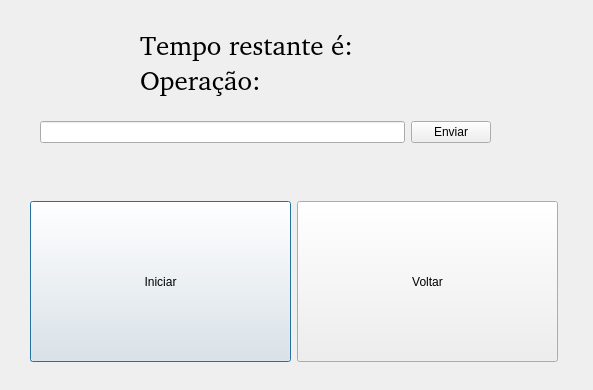
<?xml version="1.0" encoding="UTF-8"?>
<ui version="4.0">
 <class>Jogo</class>
 <widget class="QDialog" name="Jogo">
  <property name="geometry">
   <rect>
    <x>0</x>
    <y>0</y>
    <width>593</width>
    <height>390</height>
   </rect>
  </property>
  <property name="windowTitle">
   <string>Jogo</string>
  </property>
  <widget class="QLabel" name="temporizador">
   <property name="geometry">
    <rect>
     <x>140</x>
     <y>30</y>
     <width>451</width>
     <height>31</height>
    </rect>
   </property>
   <property name="font">
    <font>
     <family>URW Bookman [urw]</family>
     <pointsize>20</pointsize>
    </font>
   </property>
   <property name="text">
    <string>Tempo restante é: </string>
   </property>
  </widget>
  <widget class="QLabel" name="txt_op">
   <property name="geometry">
    <rect>
     <x>140</x>
     <y>60</y>
     <width>461</width>
     <height>41</height>
    </rect>
   </property>
   <property name="font">
    <font>
     <family>URW Bookman [urw]</family>
     <pointsize>20</pointsize>
    </font>
   </property>
   <property name="text">
    <string>Operação: </string>
   </property>
  </widget>
  <widget class="QWidget" name="layoutWidget">
   <property name="geometry">
    <rect>
     <x>30</x>
     <y>200</y>
     <width>530</width>
     <height>163</height>
    </rect>
   </property>
   <layout class="QHBoxLayout" name="horizontalLayout">
    <item>
     <widget class="QPushButton" name="pushButton">
      <property name="minimumSize">
       <size>
        <width>261</width>
        <height>161</height>
       </size>
      </property>
      <property name="maximumSize">
       <size>
        <width>261</width>
        <height>161</height>
       </size>
      </property>
      <property name="text">
       <string>Iniciar</string>
      </property>
     </widget>
    </item>
    <item>
     <widget class="QPushButton" name="pushButton_2">
      <property name="minimumSize">
       <size>
        <width>261</width>
        <height>161</height>
       </size>
      </property>
      <property name="maximumSize">
       <size>
        <width>261</width>
        <height>161</height>
       </size>
      </property>
      <property name="text">
       <string>Voltar</string>
      </property>
     </widget>
    </item>
   </layout>
  </widget>
  <widget class="QWidget" name="layoutWidget">
   <property name="geometry">
    <rect>
     <x>40</x>
     <y>120</y>
     <width>451</width>
     <height>25</height>
    </rect>
   </property>
   <layout class="QHBoxLayout" name="horizontalLayout_2">
    <item>
     <widget class="QLineEdit" name="txt_resultado"/>
    </item>
    <item>
     <widget class="QPushButton" name="pushButton_3">
      <property name="text">
       <string>Enviar</string>
      </property>
     </widget>
    </item>
   </layout>
  </widget>
 </widget>
 <resources/>
 <connections/>
</ui>
